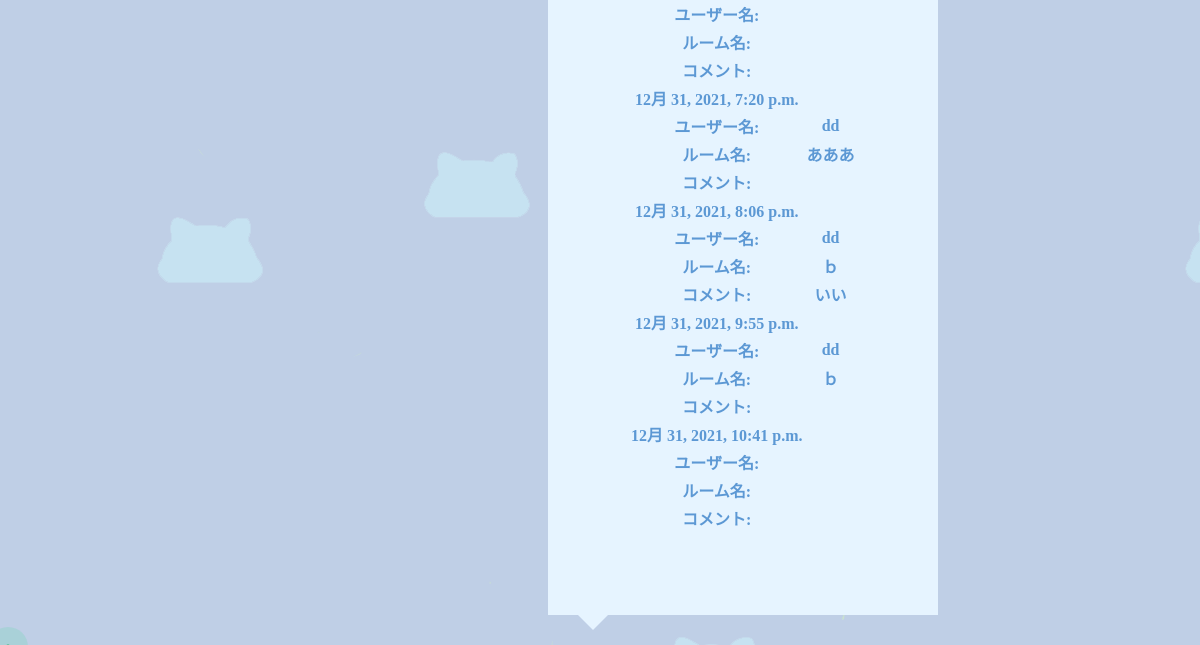
Before: /game/home/match/ (lower part) with the older database file.
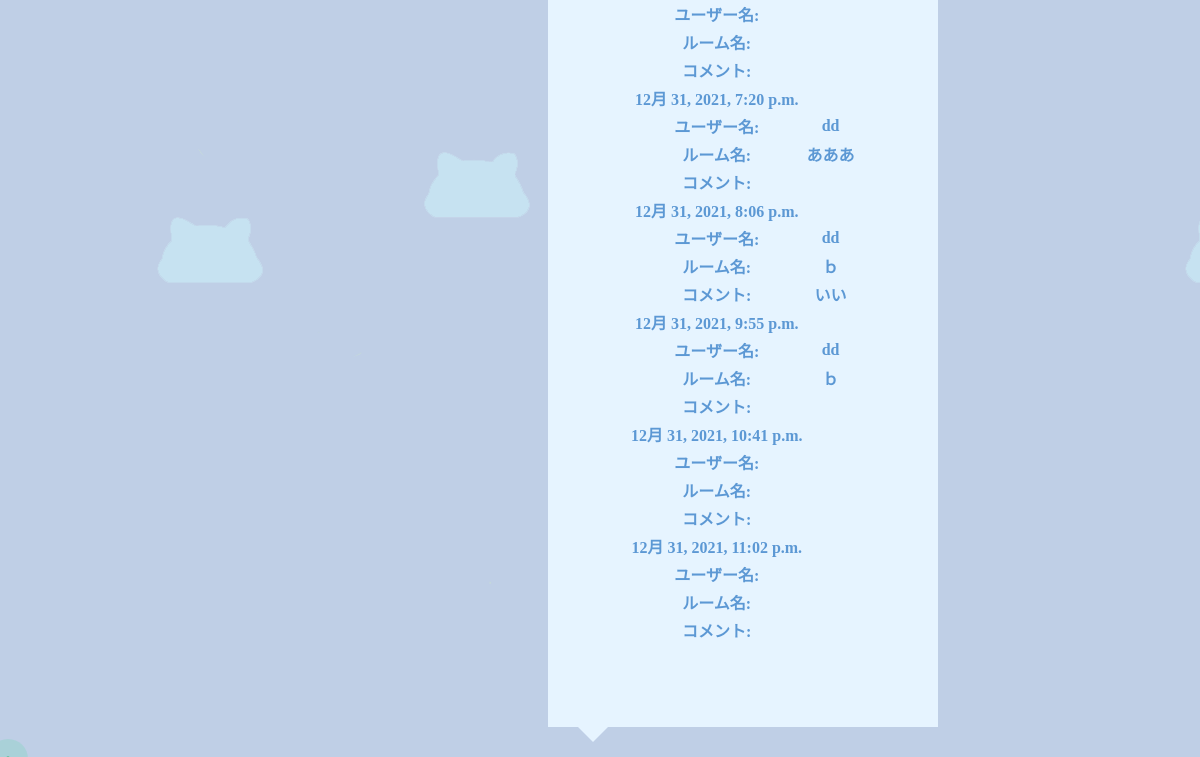
After: the same page with the newer database file.
### game/models.py (models this page shows)
class Log(models.Model):
    username = models.CharField(max_length=256)
    roomname = models.CharField(max_length=256)
    comment = models.TextField(default='')
    time = models.DateTimeField(default=timezone.now)

### game/views.py (the view)
# urls.py: path('home/match/', views.match, name='match'),
def match(request):
    logs = Log.objects.all()
    data = {'logs' : logs}
    return render(request, 'game/match.html', data)

### templates/game/match.html (shortened to what this page needs)
{% load static %}
<!DOCTYPE html>
<html>
<head>
    <link type="text/css" rel="stylesheet" href="{% static 'css/style.css' %}">
    <link type="text/css" rel="stylesheet" href="{% static 'css/home.css' %}">
    <link type="text/css" rel="stylesheet" href="{% static 'css/match.css' %}">
</head>
<body>
    <table class="box_show">
        {% for log in logs %}
        <tr>
            <td>{{ log.time }}</td>
        </tr>
        <tr>
            <td>ユーザー名:</td><td>{{ log.username }}</td>
        </tr>
        <tr>
            <td>ルーム名:</td><td>{{ log.roomname }}</td>
        </tr>
        <tr>
            <td>コメント:</td><td>{{log.comment }}</td>
        </tr>
        {% endfor %}
    </table>
</body>
</html>

Changed rows visible on the page:
added Log: time "12月 31, 2021, 11:02 p.m."
